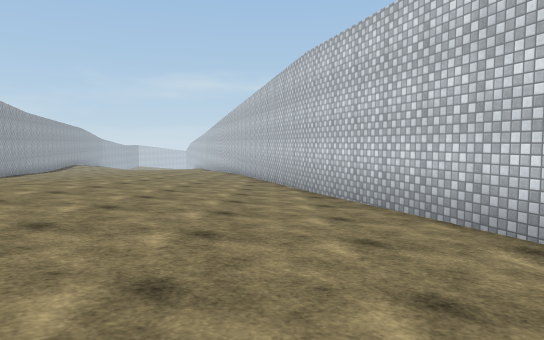
View 1 (above)

13 first-person views from a walk through a Unity game level. The camera is 1.2 m above the floor, tilts 4° down and sees 70° across. The floor is counted in squares, 2 m on a side. Each view is taken from the middle of a square. On the plan, view 1 faces up. The plan holds only what a view shows up to about 11 squares ahead; the rest is blank. The place goes on beyond the plan. Some animated figures are left out. Surface patterns are stand-ins for the level's own textures.

View 2
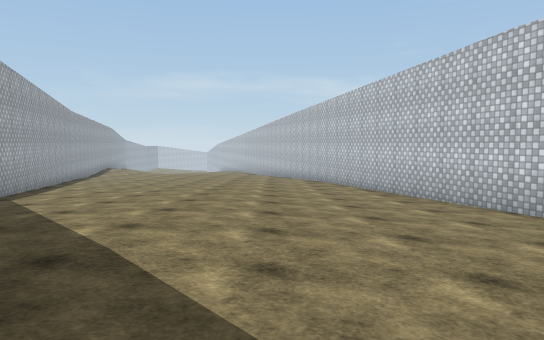

View 3
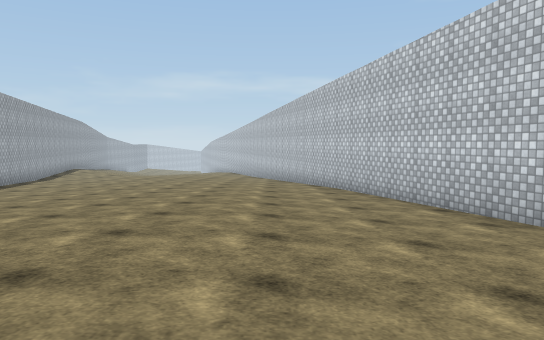

View 4
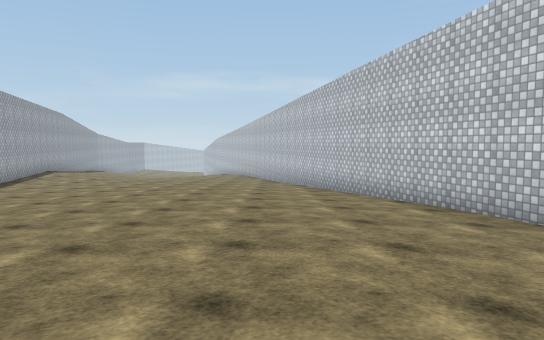

View 5
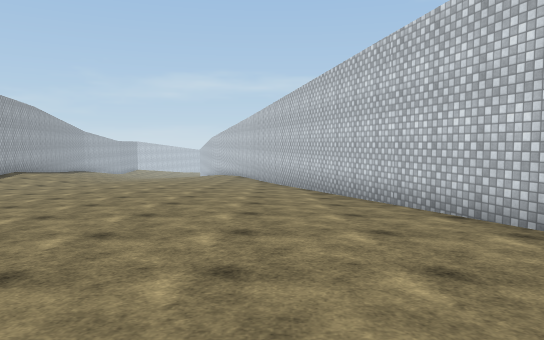

View 6
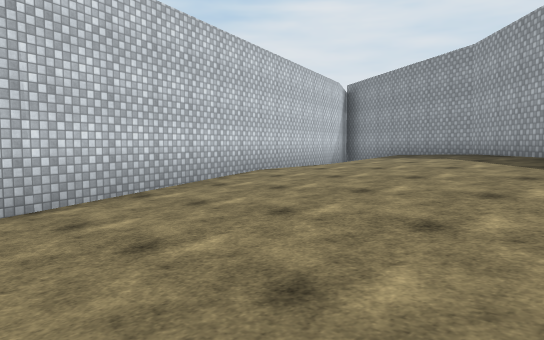

View 7
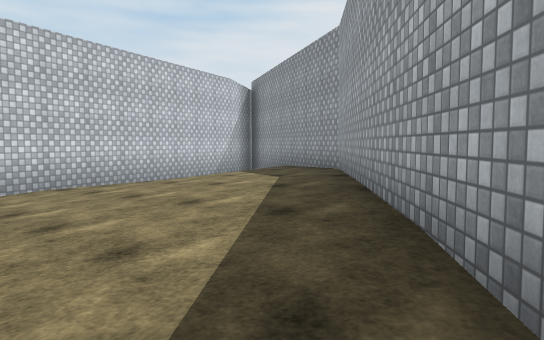

View 8
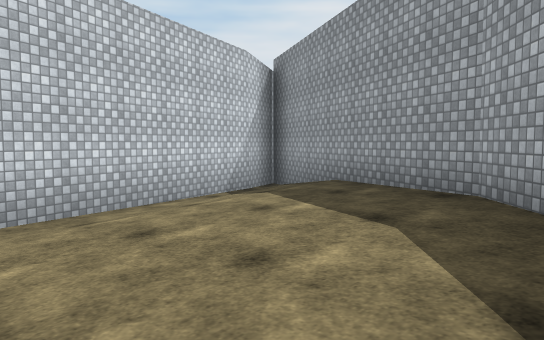

View 9
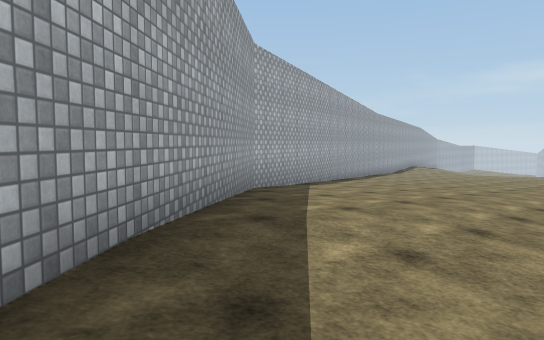

View 10
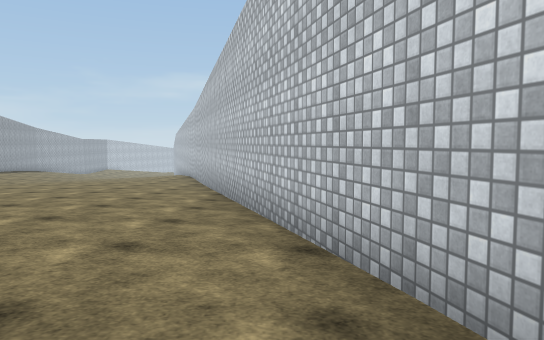

View 11
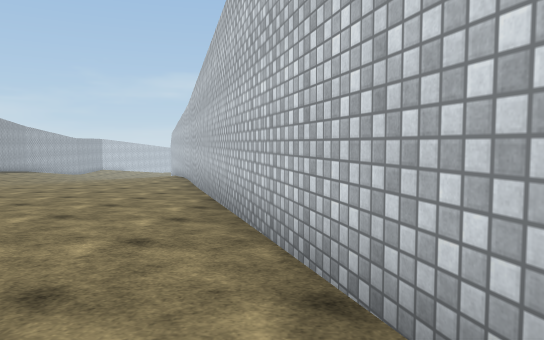

View 12
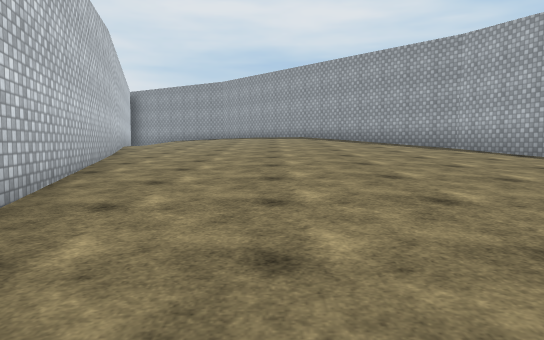

View 13
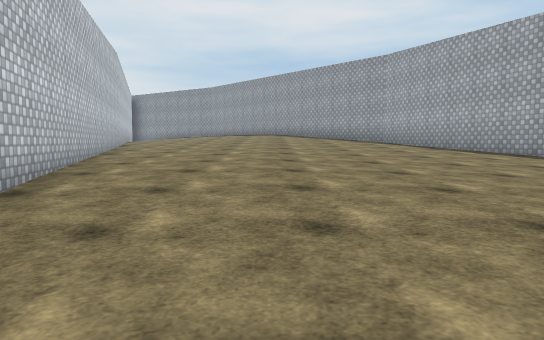

### Floor plan
Key: @ floor where view 1 was taken; # wall or solid block; . main floor; : floor 0.25 m higher than the main floor; - floor 0.5 m lower than the main floor; + floor 0.75 m higher than the main floor; _ floor 0.75 m lower than the main floor; < floor 1.25 m lower than the main floor.
Columns run from 8 left of view 1 to 4 right of it. Each row starts with its distance up from view 1.
 23 <<<<<#
 22 <<<<<#
 21 _____#
 20 _____#
 19 ______#
 18 ______#
 17 ______#
 16 ___---_#
 15 _------#
 14 ----.--#
 13 --.....#
 12 ........#
 11 ........#
 10 ........#
  9 ....:...#
  8 #.::::...#
  7 #:::+::..#
  6 ##++++::.#
  5   #++++::.#
  4    #++++::#
  3     #++++:#
  2     #+++++:#
  1      #++++:#
  0       #+@+:#
 -1        #+++..
 -2         ##+:#
 -3           ###

Positions as (right, up) in squares from view 1, and headings:
1: (0, 0), facing up
2: (-3, 2), facing up
3: (-3, 6), facing up
4: (-4, 10), facing up
5: (-4, 12), facing up
6: (-4, 9), facing down-right
7: (-5, 5), facing down-right
8: (-2, 3), facing down-right
9: (-2, 2), facing up-left
10: (-2, 14), facing up
11: (-2, 15), facing up
12: (-3, 17), facing down
13: (-4, 20), facing down
